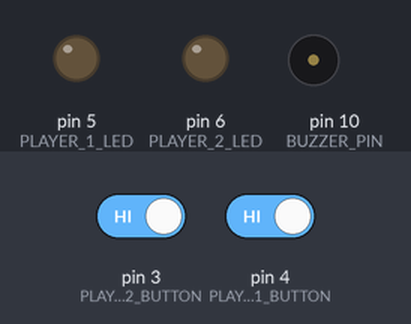
Recording of a program running on a simulated Arduino Uno, built with avr-gcc and run on an emulated ATmega328P. On the bench: output pins drawn as LEDs (lit = HIGH), buzzer (waves = sounding). The inputs (shaded band) are chosen by the test bench; at power-on: pin 3 (PLAYER_2_BUTTON) HIGH, pin 4 (PLAYER_1_BUTTON) HIGH. Random numbers use the default seed unless the program sets one.

Above: at 3.0 s.
3.1 s: pin 3 (PLAYER_2_BUTTON) driven LOW and pin 4 (PLAYER_1_BUTTON) driven LOW
At 3.2 s:
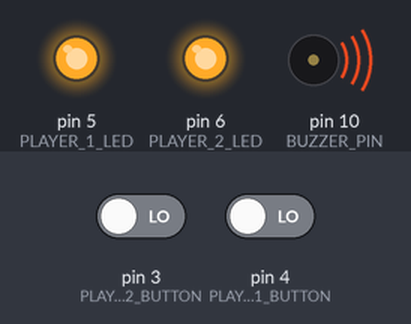
At 10.4 s:
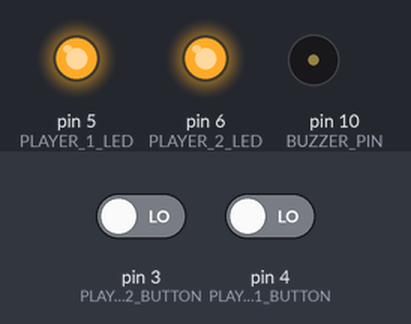
10.8 s: pin 3 (PLAYER_2_BUTTON) driven HIGH
At 11.7 s:
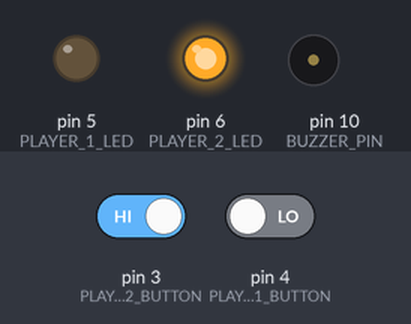
Timing chart, 0 to 17.8 s (numbered marks = the images above; inputs shaded):
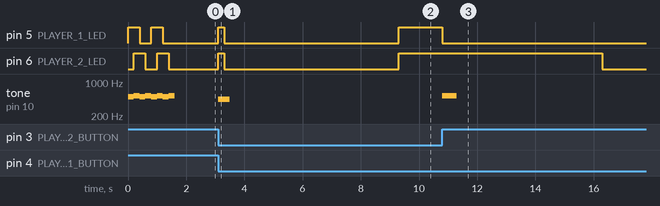

Measured:
- after the input at 3.1 s, pin 5 (PLAYER_1_LED), pin 6 (PLAYER_2_LED): LOW → HIGH at once, → LOW 0.20 s later, → HIGH 6.0 s later; tone on pin 10 (BUZZER_PIN): silent → 440 Hz at once, → silent 0.40 s later
- after the input at 10.8 s, pin 5 (PLAYER_1_LED): HIGH → LOW at once; pin 6 (PLAYER_2_LED): HIGH → LOW after 5.5 s; tone on pin 10 (BUZZER_PIN): silent → 523 Hz at once, → silent 0.50 s later
- by itself, pin 5 (PLAYER_1_LED), pin 6 (PLAYER_2_LED): alternates HIGH for 0.40 s and LOW for 0.40 s, 4 changes in all, then stays LOW
- by itself, tone on pin 10 (BUZZER_PIN): repeats every 0.40 s: 523 Hz 0.20 s, 494 Hz 0.20 s, until it stays silent from 1.6 s

The program:

main.cpp
```cpp
#include <Arduino.h>

// Library for pin-change interrupts
// https://github.com/GreyGnome/EnableInterrupt
#include "EnableInterrupt.h"

#if defined(__AVR_ATmega328P__)
const uint8_t BUZZER_PIN = 10;
const uint8_t PLAYER_1_LED = 5;
const uint8_t PLAYER_2_LED = 6;
const uint8_t PLAYER_1_BUTTON = 4;
const uint8_t PLAYER_2_BUTTON = 3;
#elif defined(__AVR_ATtiny85__)
const uint8_t BUZZER_PIN = 0;
const uint8_t PLAYER_1_LED = 1;
const uint8_t PLAYER_2_LED = 2;
const uint8_t PLAYER_1_BUTTON = 4;
const uint8_t PLAYER_2_BUTTON = 3;
#else
#error "Unsupported platform!"
#endif

const uint8_t DEBOUNCE_MS = 100;
const unsigned int PLAYER_1_FREQ = 494; // B4
const unsigned int PLAYER_2_FREQ = 523; // C5
const unsigned int PLAY_FREQ = 440; // A4
const unsigned int ERROR_FREQ = 900;

// STARTUP
//   - flash led's in order twice, transition to READY
// READY
//   - Wait for both buttons to be pressed within 50ms of each other, transition to PRE_PLAY
// PRE_PLAY
//   - Flash all lights together once, set startReactionAt to be within 5-7 seconds, transition to PLAYING
// PLAYING
//   - Wait until startReactionAt, transition to REACTING
// REACTING
//   - Flash red light, wait for either button to be pressed. When either button is pressed, record winner
//     and transition to SCORING.
volatile enum State {STARTUP, READY, PRE_PLAY, PLAYING, REACTING, SCORING, POST_SCORING} state;
volatile enum Player {PLAYER_1, PLAYER_2, NONE} winningPlayer;
volatile unsigned long buttonPressAt[2] = {0, 0};
volatile unsigned long startReactionAt;
volatile unsigned long lastStateTransitionAt;
volatile bool playerError;

void print(const char* msg);
void playerButtonPressed(Player player);
void player1ButtonPressed() { playerButtonPressed(PLAYER_1); }
void player2ButtonPressed() { playerButtonPressed(PLAYER_2); }
bool nbDelay(unsigned int ms);
void transitionState(State newState, bool debounce = false);

void setup() {
  #ifdef __AVR_ATmega328P__
    Serial.begin(9600);
  #endif

  transitionState(STARTUP);
  winningPlayer = NONE;

  pinMode(BUZZER_PIN, OUTPUT);
  pinMode(PLAYER_1_LED, OUTPUT);
  pinMode(PLAYER_2_LED, OUTPUT);

  pinMode(PLAYER_1_BUTTON, INPUT_PULLUP);
  pinMode(PLAYER_2_BUTTON, INPUT_PULLUP);

  enableInterrupt(PLAYER_1_BUTTON, player1ButtonPressed, CHANGE);
  enableInterrupt(PLAYER_2_BUTTON, player2ButtonPressed, CHANGE);
}

void loop() {
  switch(state)
  {
    case STARTUP: {
      for(int i = 0; i < 2; i++) {
        for(int isOn = 1; isOn >= 0; isOn--) {
          for(int j = 0; j < 2; j++) {
            digitalWrite(j ? PLAYER_2_LED : PLAYER_1_LED, isOn);
            tone(BUZZER_PIN, j ? PLAYER_2_FREQ : PLAYER_1_FREQ);
            nbDelay(200);
          }
        }
      }
      noTone(BUZZER_PIN);
      transitionState(READY);
      break;
    }
    case READY: {
      break;
    }
    case PRE_PLAY: {
      playerError = false;
      for(int val = 1; val >= 0; val--) {
        digitalWrite(PLAYER_1_LED, val);
        digitalWrite(PLAYER_2_LED, val);
        tone(BUZZER_PIN, PLAY_FREQ);
        nbDelay(200);
      }
      noTone(BUZZER_PIN);
      startReactionAt = millis() + random(5000, 7000);
      transitionState(PLAYING);
      break;
    }
    case PLAYING: {
      if(millis() >= startReactionAt) {
        digitalWrite(PLAYER_1_LED, HIGH);
        digitalWrite(PLAYER_2_LED, HIGH);
        transitionState(REACTING);
      }
      break;
    }
    case REACTING:
      // nothing doing
      break;

    case SCORING: {
      if(winningPlayer == PLAYER_1) {
        digitalWrite(PLAYER_1_LED, HIGH);
        digitalWrite(PLAYER_2_LED, LOW);
      } else {
        digitalWrite(PLAYER_1_LED, LOW);
        digitalWrite(PLAYER_2_LED, HIGH);
      }
      if (playerError) {
          for(int i = 0; i < 2; i++) {
            tone(BUZZER_PIN, ERROR_FREQ);
            nbDelay(200);
            noTone(BUZZER_PIN);
            nbDelay(100);
          }
      } else {
        tone(BUZZER_PIN, winningPlayer == PLAYER_1 ? PLAYER_1_FREQ : PLAYER_2_FREQ);
        nbDelay(500);
        noTone(BUZZER_PIN);
      }
      transitionState(POST_SCORING);
      break;
    }
    case POST_SCORING: {
      if (millis() - lastStateTransitionAt > 5000) {
        digitalWrite(PLAYER_1_LED, LOW);
        digitalWrite(PLAYER_2_LED, LOW);
        transitionState(READY);
      }
      break;
    }
  }
}

void playerButtonPressed(Player player) {
  buttonPressAt[player] = millis();
  switch(state) {
    case PLAYING: {
      playerError = true;
      winningPlayer = player == PLAYER_1 ? PLAYER_2 : PLAYER_1;
      transitionState(SCORING);
      break;
    }
    case REACTING: {
      winningPlayer = player;
      transitionState(SCORING);
      break;
    }
    case READY:
    case POST_SCORING:
    case SCORING: {
      unsigned long delta = buttonPressAt[0] - buttonPressAt[1];
      if (abs(delta) < DEBOUNCE_MS) {
        transitionState(PRE_PLAY, true);
      }
      break;
    }

    default: {
      break;
    }
  }
}


// delays for ms milliseconds, but returns early if the state has changed
// returns true if interrupted with a state change, false if the delay completes without interruption
bool nbDelay(unsigned int ms) {
 State currentState = state;
  unsigned long startMs = millis();
  while (currentState == state) {
    if ((millis() - startMs) >= ms) {
      return false;
    }
    delay(1);
  }
  return true;
}

void transitionState(State newState, bool debounce) {
  if (debounce && ((millis() - lastStateTransitionAt) < DEBOUNCE_MS)) {
    return;
  }
  state = newState;
  lastStateTransitionAt = millis();
}

void print(const char* msg) {
  #ifdef __AVR_ATmega328P__
    Serial.println(msg);
  #endif
}
```
